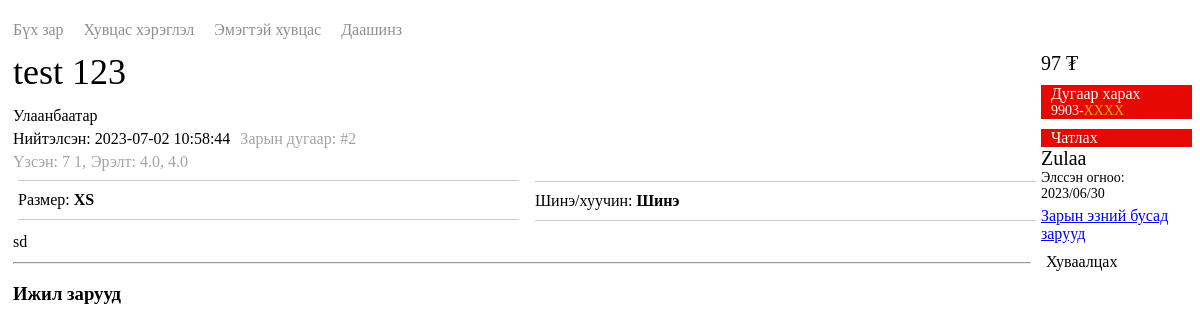
Screenshot of /detail.php?id=1 with the database file from the repository.
### tables this page shows
CREATE TABLE IF NOT EXISTS `item` (
  `id` int(10) UNSIGNED NOT NULL AUTO_INCREMENT,
  `title` varchar(200) NOT NULL,
  `quality` tinyint(4) NOT NULL COMMENT '0-шинэ, 1-хуучин',
  `address` varchar(200) NOT NULL,
  `price` decimal(22,2) UNSIGNED NOT NULL,
  `youtube` varchar(2048) NOT NULL,
  `video` varchar(200) NOT NULL,
  `extras` text NOT NULL,
  `description` text NOT NULL,
  `city` varchar(200) NOT NULL,
  `name` varchar(128) NOT NULL,
  `phone` varchar(12) NOT NULL,
  `email` varchar(128) NOT NULL,
  `userID` int(10) NOT NULL COMMENT 'user id',
  `category` varchar(200) NOT NULL COMMENT 'ex: c1_12 (category1, row id=12)',
  `item_viewer` int(10) UNSIGNED DEFAULT NULL,
  `phone_viewer` int(10) UNSIGNED DEFAULT NULL,
  `datetime` datetime DEFAULT NULL,
  `expire_days` int(10) NOT NULL,
  `status` tinyint(3) NOT NULL DEFAULT '0' COMMENT '0-regular, 1-special, 2-vip',
  `isactive` tinyint(4) NOT NULL COMMENT '0-inactive, 1-review, 2-archive, 3-dismiss, 4-active',
  PRIMARY KEY (`id`)
);

CREATE TABLE IF NOT EXISTS `user` (
  `id` int(10) UNSIGNED NOT NULL AUTO_INCREMENT,
  `uid` varchar(255) NOT NULL,
  `name` varchar(128) DEFAULT NULL,
  `image` varchar(200) DEFAULT NULL,
  `email` varchar(128) DEFAULT NULL,
  `phone` varchar(12) NOT NULL,
  `city` varchar(128) DEFAULT NULL,
  `affiliate` varchar(12) DEFAULT NULL,
  `bank_name` varchar(200) DEFAULT NULL,
  `bank_owner` varchar(200) DEFAULT NULL,
  `bank_account` varchar(200) DEFAULT NULL,
  `socialpay` varchar(200) DEFAULT NULL,
  `topup` decimal(10,2) UNSIGNED DEFAULT NULL,
  `role` int(1) DEFAULT NULL COMMENT 'user role as superadmin=4, admin=3, manager=2 and publisher=1 or user=0',
  `status` int(1) DEFAULT NULL COMMENT 'inactive=0, active=1',
  `token` varchar(200) DEFAULT NULL COMMENT 'Firebase Cloud Messaging Token (fcm)',
  `signed` datetime DEFAULT NULL,
  `lastlogged` datetime DEFAULT NULL,
  PRIMARY KEY (`id`),
  UNIQUE KEY `phone` (`phone`)
);

### mysql_misc.php (called while the page is built, shortened)
<?php
function convertPriceToText($price){
	$digits = explode(',', number_format($price));
	switch(count($digits)-1){
		case 0:
			return number_format($price);
	}
}
function fetchRecursiveCategories($category, $conn, $isInit){
	$categories = [];
	if($isInit) $categories[] = $category;
	$splita = explode("_", trim($category,"'"));
	$tableID = intval(substr($splita[0], 1));
	$id = intval($splita[1]);
	$query = "SELECT id FROM category".($tableID+1)." WHERE parent=".$id." AND active=2";
	$result = $conn->query($query);
	if($result){
		while($row = mysqli_fetch_array($result)){
			$categories[] = "'c".($tableID+1)."_".$row["id"]."'";
			$categories = array_merge($categories, fetchRecursiveCategories("'c".($tableID+1)."_".$row["id"]."'", $conn, false));
		}
	}
	return $categories;
}
?>

### detail.php (the view, shortened to what this page needs)
<?php
include_once "mysql_misc.php";
?>
<div class="detail">
<?php
if(isset($_GET["id"])){
	$queryFav = isset($_COOKIE["userID"])?"(SELECT IF(COUNT(*)>0, 1, 0) FROM favorite WHERE itemID=item.id AND userID=".$_COOKIE["userID"].") AS isFavorite,":"";
	$query = "SELECT *, ".$queryFav." item.phone AS item_phone FROM item RIGHT JOIN user ON user.id=item.userID WHERE item.id=".$_GET["id"];
	$result = $conn->query($query);
	$row = mysqli_fetch_array($result);
	$splita = explode("_", $row["category"]);
	$tableID = intval(substr($splita[0], 1));
	$id = intval($splita[1]);
	$arrCategories = array();
	for($i=$tableID; $i>=1; $i--){
		$queryCategory = "SELECT * FROM category".$i." WHERE id=".$id;
		$resultCategory = $conn->query($queryCategory);
		$rowCategory = mysqli_fetch_array($resultCategory);
		$arrCategories["text"][] = $rowCategory["title"];
		if($i>1) $id = $rowCategory["parent"];
	}
	$arrCategories["id"] = fetchRecursiveCategories("'".$row["category"]."'", $conn, true);
	$arrCategories["text"] = array_reverse($arrCategories["text"]);
	$joinedCategories = implode(",",$arrCategories["id"]);
	$queryRateList = "SELECT *, (SELECT COUNT(*) FROM item WHERE category IN (".$joinedCategories.")) AS count_category, (SELECT COUNT(*) FROM item) AS count_global, ((item_viewer+phone_viewer)/2) AS average, (((item_viewer+phone_viewer)/2)/(SELECT COUNT(*) FROM item WHERE category IN (".$joinedCategories."))) AS rate_category, (((item_viewer+phone_viewer)/2)/(SELECT COUNT(*) FROM item)) AS rate_global FROM item WHERE category IN (".$joinedCategories.") AND id=".$_GET["id"]." ORDER BY rate_category DESC, rate_global DESC";
	$resultRateList = $conn->query($queryRateList);
	$rowRateList = mysqli_fetch_array($resultRateList);
	?>
	<div class="categories">
		<div class="category">Бүх зар</div> <i class="fas fa-angle-right" style="font-size: 12px" aria-hidden="true"></i>
		<?php
		for($i=0; $i<count($arrCategories["text"]); $i++){
			if($i!=count($arrCategories["text"])-1){
				echo "<div class=\"category\">".$arrCategories["text"][$i]."</div> <i class=\"fas fa-angle-right\" style=\"font-size: 12px\" aria-hidden=\"true\"></i> ";
			}
			else {
				echo "<div class=\"category\">".$arrCategories["text"][$i]."</div>";
			}
		}
		?>
	</div>
	<div class="detailMain">
		<div class="left">
			<div class="title">
				<?php
				echo $row["title"];
						?>
			</div>
			<div><?php echo $row["city"]; ?></div>
			<div class="data1" style="margin-top: 5px; display: flex">
				<div>Нийтэлсэн: <?php echo $row["datetime"]; ?></div>
				<div style="color: #a4a4a4; margin-left: 10px">Зарын дугаар: #<?php echo $row["id"]; ?></div>
			</div>
			<div class="data2" style="margin-top: 5px; display: flex; color: #a4a4a4">
				<div>Үзсэн: <i class="fa-solid fa-eye"></i> <?php echo $row["item_viewer"]; ?> <i class="fa-solid fa-phone"></i> <?php echo $row["phone_viewer"]; ?>,</div>
				<div style="margin-left: 5px">Эрэлт: <i class="fa-solid fa-star"></i> <?php echo number_format($rowRateList["rate_category"],1).", ".number_format($rowRateList["rate_global"],1); ?></div>
			</div>
					<?php
					$message = "<b>".$row["title"]."</b><br/>";
					$message .= convertPriceToText($row["price"])." ₮<br/>";
					$message .= "#".$row["id"]."<br/>";
					$message .= implode(" > ",$arrCategories["text"]);
						?>
			<div class="words">
				<?php
				if($row["extras"]!="" && $row["extras"]!="[]"){
					$words = json_decode(stripslashes(strip_tags(htmlspecialchars_decode(html_entity_decode($row["extras"])))));
					foreach($words[0] as $key => $word){
						if($word!=""){
						?>
						<div><?php echo $key.": <b>".$word."</b>"; ?></div>
						<?php
						}
					}
				}
				?>
				<?php
				$quality = $row["quality"]==0 ? "Шинэ" : "Хуучин";
				?>
				<div>Шинэ/хуучин: <?php echo "<b>".$quality."</b>"; ?></div>
			</div>
			<div class="description"><?php echo stripslashes(strip_tags(htmlspecialchars_decode(html_entity_decode($row["description"])))); ?></div>
			<hr/>
			<h3>Ижил зарууд</h3>
		</div>
		<div class="right">
			<div class="importantRight">
				<div class="button_yellow price">
					<div><?php echo convertPriceToText($row["price"]); ?> ₮</div>
				</div>
				<div onClick="showPhone()" class="button_yellow phone">
					<div id="phoneHidden" style="margin-left: 10px">
						<div>Дугаар харах</div>
						<div class="hided" style="display: flex; font-family:RobotoRegular; font-size: 14px"><?php echo substr($row["item_phone"],4,4); ?>-<div style="color: #FFA718">XXXX</div></div>
					</div>
				</div>
				<?php
				if(isset($_COOKIE["userID"])){
					?>
					<div onClick="startChat(<?php echo $row["userID"]; ?>,'<?php echo $message; ?>')" class="button_yellow chatlah" style="margin-top: 10px; background: #e60803">
						<i class="fa-solid fa-comments"></i>
						<div style="margin-left: 10px">Чатлах</div>
					</div>
					<?php
				}
				else {
					?>
					<div onClick="pagenavigation('login')" class="button_yellow chatlah" style="margin-top: 10px; background: #e60803">
						<div style="margin-left: 10px">Чатлах</div>
					</div>
					<?php
				}
				?>
				<div class="owner" style="margin-bottom: 10px">
					<div class="name"><?php echo $row["name"]; ?></div>
					<div class="datetime" style="font-size: 14px"><?php echo $row["signed"]!=""?"Элссэн огноо:<br/>".date_format(date_create($row["signed"]),"Y/m/d"):""; ?></div>
					<div onClick="showOtherItems(<?php echo $row["userID"]; ?>)" class="other_items">Зарын эзний бусад зарууд</div>
				</div>
				<div onClick="showShareBottomSheet()" class="button_yellow" style="margin-bottom: 10px; width: 100px">
					<div class="removable" style="margin-left: 5px">Хуваалцах</div>
				</div>
			</div>
		</div>
	</div>
	<?php
}
?>
</div>

### detail.php (style rules this page uses)
.detail { float: left; width: 100%; margin-top: 10px; margin-bottom: 10px; margin-left: 5px; margin-right: 5px; font-family: RobotoRegular; }
.detail .categories { color: #8f8f8f; font-size: 16px; line-height: 1.5; display: flex; align-items: center; cursor: pointer; margin-bottom: 10px; }
.detail .categories .category { margin-left: 10px; margin-right: 10px; }
.detail .categories .category:first-child { margin-left: 0px; }
.detail .title { font-family: RobotoBold; font-size: 36px; line-height: 40px; word-wrap: break-word; color: #000; margin-bottom: 15px; }
.button_yellow.price { font-family: RobotoBold; font-size: 20px; }
.button_yellow.phone { font-family: RobotoBold; font-size: 16px; color: white; margin-top: 10px; background: #e60803; }
.button_yellow.chatlah { font-family: RobotoBold; font-size: 16px; color: white; margin-top: 10px; background: #e60803; }
.owner .name { font-size: 20px; font-family: RobotoRegular; }
.owner .other_items { margin-top: 5px; font-size: 16px; text-decoration: underline; color: blue; cursor: pointer; }
.importantRight { max-width: 180px; position: sticky; top: 20px; }
.detailMain { display: flex; }
.detailMain .left { width: 100%; }
.detailMain .left .title { align-items: center; display: flex; }
.detailMain .left .words { margin-top: 10px; display: inline-block; font-size: 16px; font-family: RobotoRegular; column-count: 2; width: 100%; }
.detailMain .left .words div { margin-left: 5px; margin-right: 5px; margin-top: -1px; padding: 10px 0; border-top: 1px solid #ccc; border-bottom: 1px solid #ccc; break-inside: avoid; width: 100%; }
.detailMain .left .description { margin-top: 10px; margin-bottom: 10px; font-size: 16px; line-height: 21px; }
.detailMain .right { margin-left: 10px; margin-right: 5px; }

### rows the page displays
item: title "test 123", userID.city "Улаанбаатар", datetime "2023-07-02 10:58:44", userID "2", item_viewer "7", phone_viewer "1", key "Размер", extras "XS", quality "Шинэ", description "sd", price "97", phone "9903", userID.name "Zulaa", userID.signed "2023/06/30"

### other values shown
$arrCategories["text"][$i] "Хувцас хэрэглэл"
$arrCategories["text"][$i] "Эмэгтэй хувцас"
$arrCategories["text"][$i] "Даашинз"
$rowRateList["rate_category"] "4.0"
$rowRateList["rate_global"] "4.0"
